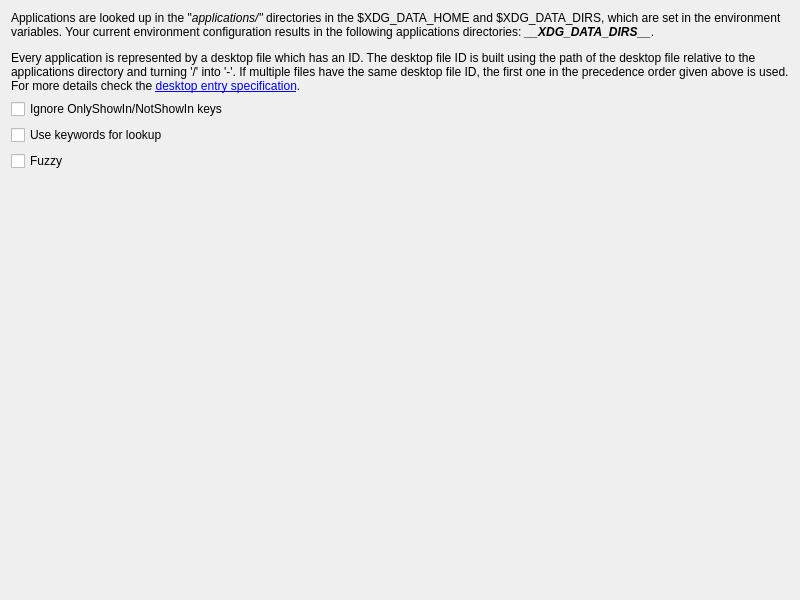
<?xml version="1.0" encoding="UTF-8"?>
<ui version="4.0">
 <class>Applications::ConfigWidget</class>
 <widget class="QWidget" name="Applications::ConfigWidget">
  <property name="geometry">
   <rect>
    <x>0</x>
    <y>0</y>
    <width>800</width>
    <height>600</height>
   </rect>
  </property>
  <layout class="QVBoxLayout" name="verticallayout_2">
   <item>
    <layout class="QHBoxLayout" name="horizontalLayout">
     <item>
      <widget class="QLabel" name="label">
       <property name="text">
        <string>&lt;!DOCTYPE HTML PUBLIC &quot;-//W3C//DTD HTML 4.0//EN&quot; &quot;http://www.w3.org/TR/REC-html40/strict.dtd&quot;&gt;
&lt;html&gt;
&lt;head&gt;
&lt;/head&gt;
&lt;body&gt;
&lt;p&gt;Applications are looked up in the &amp;quot;&lt;span style=&quot; font-style:italic;&quot;&gt;applications/&amp;quot;&lt;/span&gt; directories in the $XDG_DATA_HOME and $XDG_DATA_DIRS, which are set in the environment variables. Your current environment configuration results in the following applications directories: &lt;span style=&quot; font-weight:600; font-style:italic;&quot;&gt;__XDG_DATA_DIRS__&lt;/span&gt;. &lt;/p&gt;
&lt;p&gt;Every application is represented by a desktop file which has an ID. The desktop file ID is built using the path of the desktop file relative to the applications directory and turning '/' into '-'. If multiple files have the same desktop file ID, the first one in the precedence order given above is used. For more details check the &lt;a href=&quot;https://specifications.freedesktop.org/desktop-entry-spec/latest/&quot;&gt;desktop entry specification&lt;/a&gt;.&lt;/p&gt;&lt;/body&gt;&lt;/html&gt;</string>
       </property>
       <property name="wordWrap">
        <bool>true</bool>
       </property>
       <property name="openExternalLinks">
        <bool>true</bool>
       </property>
      </widget>
     </item>
    </layout>
   </item>
   <item>
    <layout class="QHBoxLayout" name="horizontalLayout_3">
     <item>
      <layout class="QVBoxLayout" name="verticalLayout">
       <item>
        <widget class="QCheckBox" name="checkBox_ignoreShowInKeys">
         <property name="text">
          <string>Ignore OnlyShowIn/NotShowIn keys</string>
         </property>
        </widget>
       </item>
       <item>
        <widget class="QCheckBox" name="checkBox_useKeywords">
         <property name="text">
          <string>Use keywords for lookup</string>
         </property>
        </widget>
       </item>
       <item>
        <widget class="QCheckBox" name="checkBox_fuzzy">
         <property name="text">
          <string>Fuzzy</string>
         </property>
        </widget>
       </item>
      </layout>
     </item>
     <item>
      <spacer name="horizontalSpacer">
       <property name="orientation">
        <enum>Qt::Horizontal</enum>
       </property>
       <property name="sizeHint" stdset="0">
        <size>
         <width>0</width>
         <height>0</height>
        </size>
       </property>
      </spacer>
     </item>
    </layout>
   </item>
   <item>
    <spacer name="verticalSpacer_3">
     <property name="orientation">
      <enum>Qt::Vertical</enum>
     </property>
     <property name="sizeHint" stdset="0">
      <size>
       <width>0</width>
       <height>0</height>
      </size>
     </property>
    </spacer>
   </item>
   <item>
    <layout class="QHBoxLayout" name="horizontalLayout_2">
     <item>
      <widget class="QLabel" name="label_statusbar">
       <property name="text">
        <string/>
       </property>
      </widget>
     </item>
    </layout>
   </item>
  </layout>
 </widget>
 <resources/>
 <connections/>
</ui>
